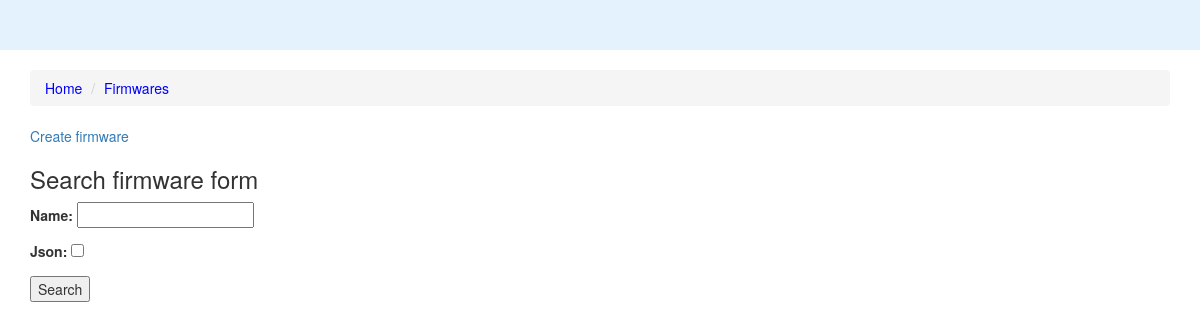
Page /firmware on the earlier database version.
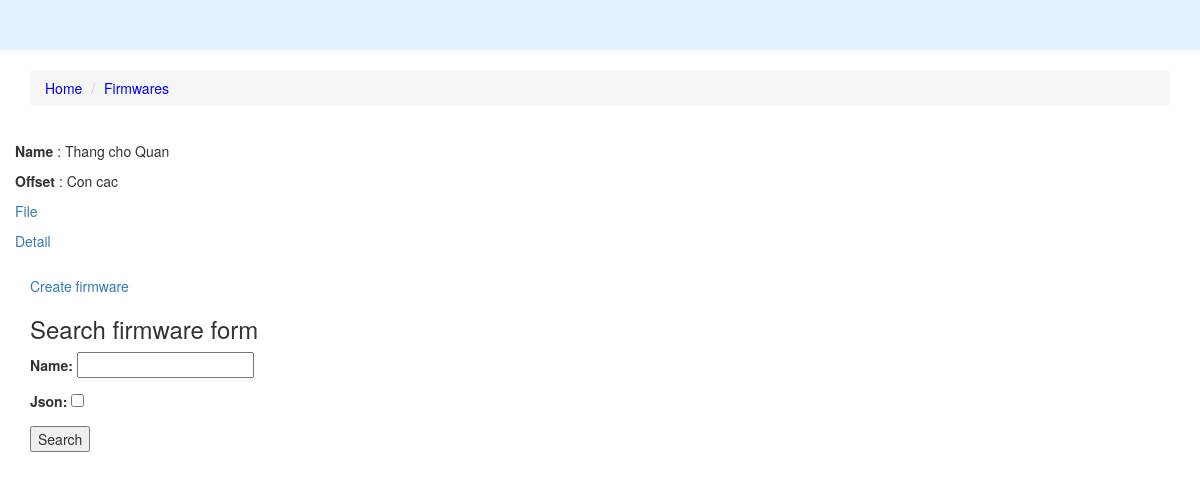
Same page on the later database version.
### firmware/models/Firmware.py (models this page shows)
class Firmware(models.Model):
    name = models.CharField(max_length=300)
    file = models.FileField(upload_to='')
    offset = models.CharField(max_length=8)
    code = models.ForeignKey(Code, on_delete=models.DO_NOTHING, null=True)
    class Meta:
        ordering = ['-id']

### firmware/views/FirmwareView.py (the view, shortened to what this page needs)
# urls.py: url(r'^firmware$', FirmwareView.as_view(), name='firmware'),
@method_decorator([csrf_exempt], name='dispatch')
class FirmwareView(View):
    template_name = 'firmware/firmware.html'
    def get_firmwares(self):
        objects = Firmware.objects.all()
        return objects
    def get(self, request):
        firmwares = self.get_firmwares()
        context = {
            'firmwares': firmwares,
            'search_firmware_form': FirmwareSearchForm()
        }
        return TemplateResponse(request, self.template_name, context)

### firmware/forms/FirmwareSearchForm.py
class FirmwareSearchForm(forms.Form):
    name = forms.CharField()
    json = forms.BooleanField(required=False)

### templates/firmware/firmware.html (shortened to what this page needs)
{% extends 'includes/layout.html' %}
{% load static %}
{% load humanize %}
{% load mathfilters %}
{% block content %}
    <div class="row">
        {% for firmware in firmwares %}
            <div class='col-lg-4' style='margin: 15px 0'>
                <div class="row">
                    <p> <strong> Name </strong>: {{firmware.name}} </p>
                    <p> <strong> Offset </strong>: {{firmware.offset}} </p>
                    <p> <a href='/media/{{ firmware.file }}' /> File </a> </p>
                    <p> <a href='{% url 'firmware:firmware-detail' firmware.id %}'> Detail </a> </p>
                </div>
            </div>
        {% endfor %}
    </div>
    <a href='{% url 'firmware:create-firmware' %}' class='button'>Create firmware</a>
    {% if search_firmware_form %}
        <h3> Search firmware form </h3>
        <form method='post'>{% csrf_token %}
            {{ search_firmware_form.as_p }}
            <button type='submit'> Search </button>
        </form>
    {% endif %}
{% endblock %}

### templates/includes/layout.html (shortened to what this page needs)
<!DOCTYPE html>
<html lang="en">
{% include "includes/head.html" %}
<body>
    {% include "includes/nav.html" %}
    <div class="container">
        {% block breadcrumb %}
            <div class="row">
                <div class="col-md-12">
                    <ol class="breadcrumb">
                        <li><a href="{% url 'firmware:index' %}">Home</a></li>
                        <li><a href="{% url 'firmware:firmware' %}">Firmwares</a></li>
                    </ol>
                </div>
            </div>
        {% endblock %}
        {% block content %}
        {% endblock %}
    </div>
</body>

### templates/includes/head.html (shortened to what this page needs)
<head>
    {% load static %}
    <link href="{% static 'css/bootstrap.min.css' %}" rel="stylesheet">
    <link href="{% static 'css/shop-homepage.css' %}" rel="stylesheet">
</head>

### templates/includes/nav.html (shortened to what this page needs)
{% load static %}
<nav class="navbar navbar-light navbar-fixed-top" style="background-color: #e3f2fd;" role="navigation">
</nav>

### static/css/shop-homepage.css (style rules this page uses)
body { padding-top: 70px; }
.breadcrumb * { color: blue; }

Differences in the rows shown:
added Firmware: name "Thang cho Quan", offset "Con cac"
